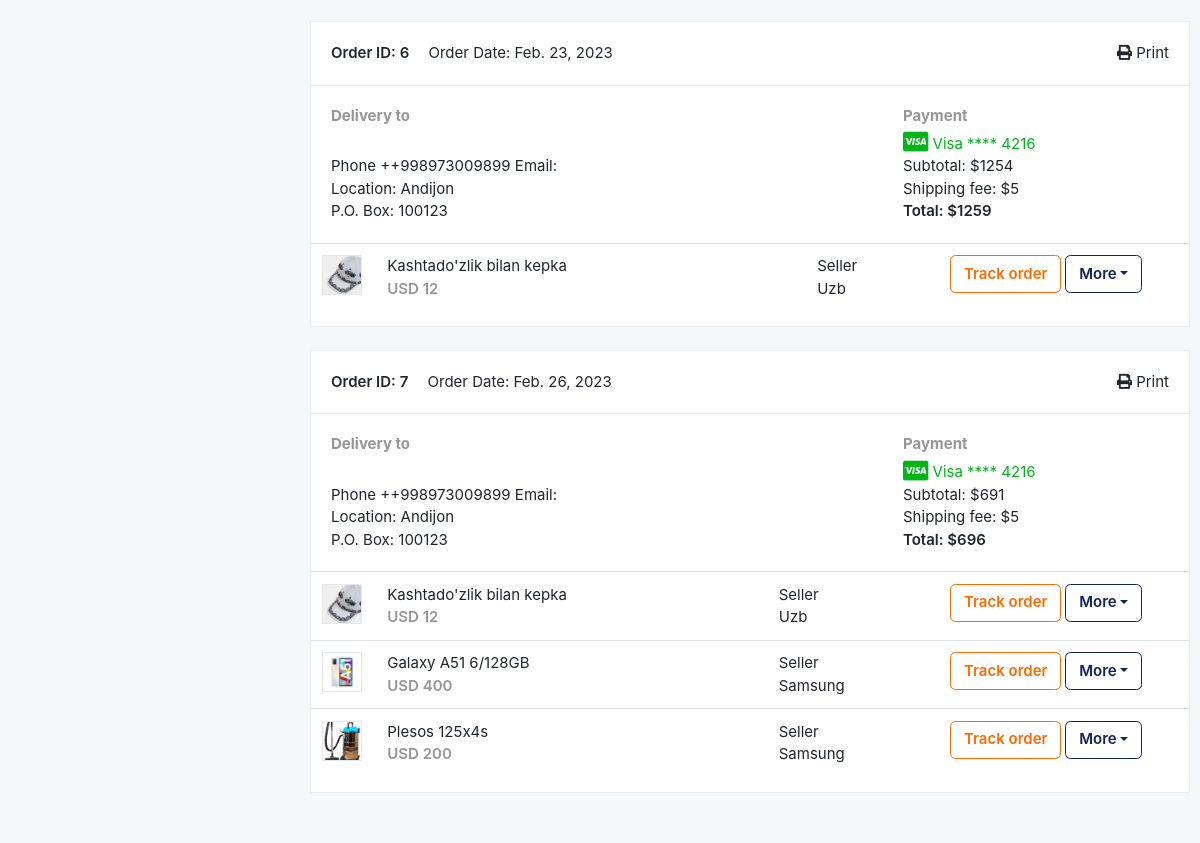
/buyurtma/ (signed in, middle part), run on an earlier commit of the app's database.
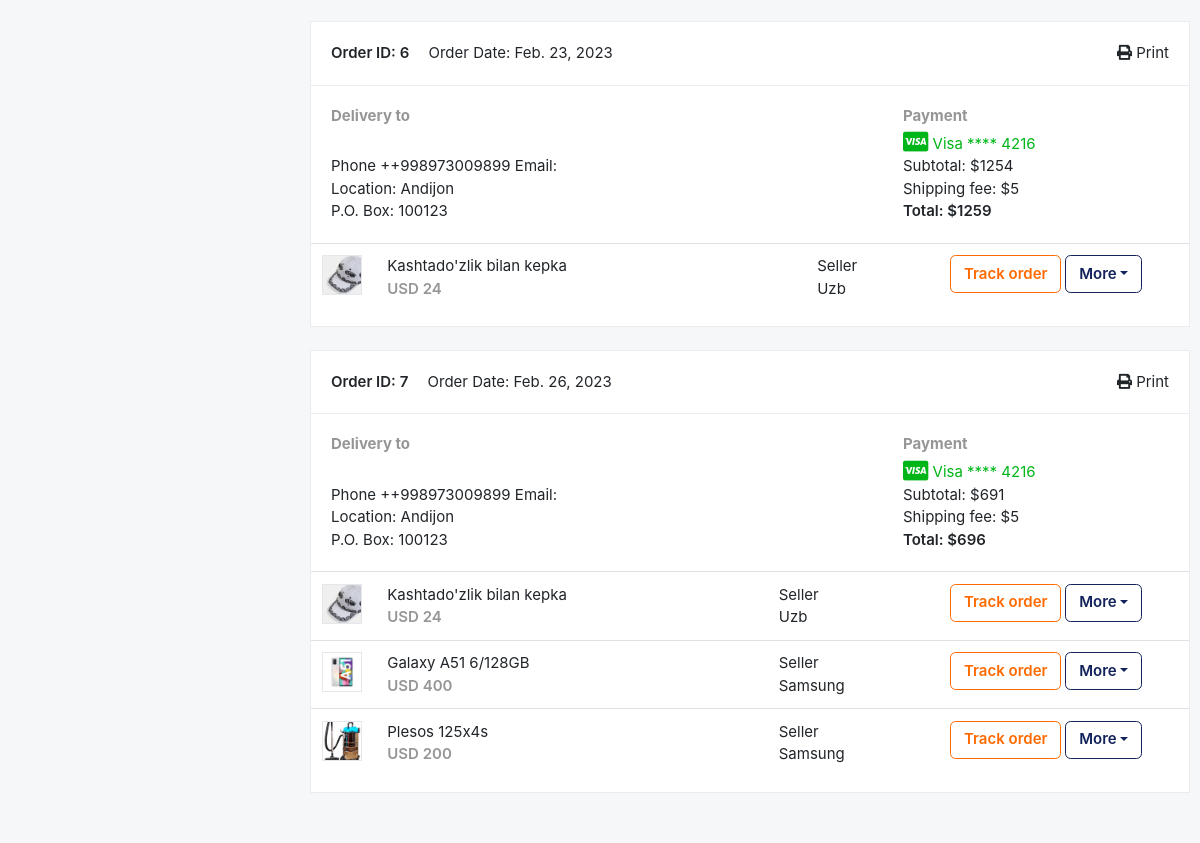
And on a later commit of the database.
### buyurtmaapp/models.py (models this page shows, shortened)
class Savat(models.Model):
    mahsulot = models.ForeignKey(Mahsulot, on_delete=models.CASCADE)
    profil = models.ForeignKey(Profil, on_delete=models.CASCADE)
    miqdor = models.PositiveSmallIntegerField(default=1, validators=[validate_miqdor,])
    umumiy = models.PositiveIntegerField()

### asosiyapp/models.py (models this page shows, shortened)
class Mahsulot(models.Model):
    nom = models.CharField(max_length=70)
    brend = models.CharField(max_length=70)
    batafsil = models.CharField(max_length=700)
    kafolat = models.CharField(max_length=70)
    yetkazish = models.CharField(max_length=70)
    narx = models.PositiveSmallIntegerField()
    chegirma = models.PositiveSmallIntegerField(default=0)
    mavjud = models.BooleanField(default=True)
    min_order = models.CharField(max_length=30, default="1 dona")
    ichki = models.ForeignKey(Ichki, on_delete=models.CASCADE)

class Rasm(models.Model):
    rasm = models.FileField(upload_to="mahsulotlar")
    mahsulot = models.ForeignKey(Mahsulot, on_delete=models.CASCADE, related_name='rasmlari')

### buyurtmaapp/views.py (the view)
# urls.py: path('', BuyurtmaView.as_view()),
class BuyurtmaView(View):
    def get(self,request):
        context = {
            "buyurtmalar": Buyurtma.objects.filter(profil__user=request.user)
        }
        return render(request, 'page-profile-orders.html', context)

### templates/page-profile-orders.html (shortened to what this page needs)
{% extends 'header.html' %}
{% block content %}
<section class="section-content padding-y">
<div class="container">
<div class="row">
	<aside class="col-md-3">
	</aside>
	<main class="col-md-9">
		{% for buyurtma in buyurtmalar %}
		<article class="card mb-4">
		<header class="card-header">
			<a href="#" class="float-right"> <i class="fa fa-print"></i> Print</a>
			<strong class="d-inline-block mr-3">Order ID: {{buyurtma.id}}</strong>
			<span>Order Date: {{buyurtma.sana}}</span>
		</header>
		<div class="card-body">
			<div class="row">
				<div class="col-md-8">
					<h6 class="text-muted">Delivery to</h6>
					<p>{{buyurtma.profil.user.first_name}} {{buyurtma.profil.last_name}}<br>
					Phone +{{buyurtma.profil.tel}} Email: {{buyurtma.profil.user.email}} <br>
			    	Location: {{buyurtma.profil.shahar}} <br>
			    	P.O. Box: 100123
			 		</p>
				</div>
				<div class="col-md-4">
					<h6 class="text-muted">Payment</h6>
					<span class="text-success">
						<i class="fab fa-lg fa-cc-visa"></i>
					    Visa  **** 4216
					</span>
					<p>Subtotal: ${{buyurtma.umumiy}} <br>
					 Shipping fee:  ${{buyurtma.yetkazish}} <br>
					 <span class="b">Total:  ${{buyurtma.yakuniy}} </span>
					</p>
				</div>
			</div>
		</div>
		<div class="table-responsive">
		<table class="table table-hover">
			<tbody>
			{% for savat in buyurtma.savat.all %}
			<tr>
				<td width="65">
					<img src="{{savat.mahsulot.rasmlari.first.rasm.url}}" class="img-xs border">
				</td>
				<td>
					<p class="title mb-0">{{savat.mahsulot.nom}} </p>
					<var class="price text-muted">USD {{savat.umumiy}}</var>
				</td>
				<td> Seller <br> {{savat.mahsulot.brend}} </td>
				<td width="250"> <a href="#" class="btn btn-outline-primary">Track order</a>
					<div class="dropdown d-inline-block">
						 <a href="#" data-toggle="dropdown" class="dropdown-toggle btn btn-outline-secondary">More</a>
					</div>
				</td>
			</tr>
			{% endfor %}
		</tbody>
		</table>
		</div>
		</article>
		{% endfor %}
	</main>
</div>
</div>
</section>
{% endblock %}

What changed in the data, as far as the page shows it:
changed Savat "Kashtado'zlik bilan kepka": umumiy "12" → "24"
